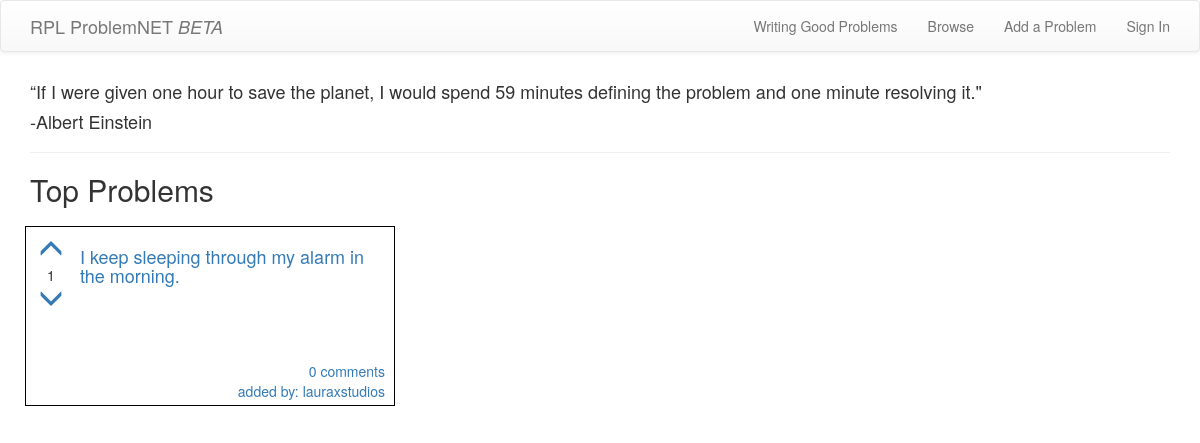
Before: / with the older database file.
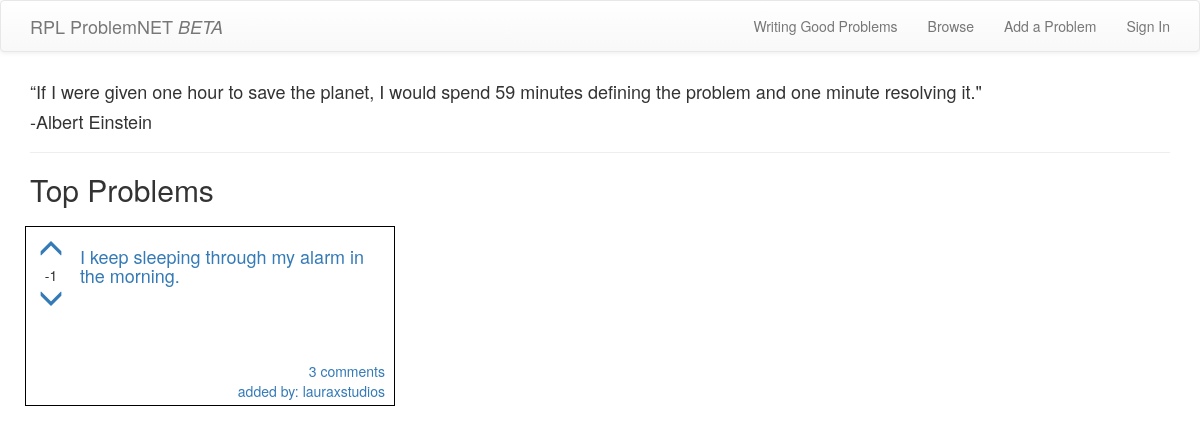
After: the same page with the newer database file.
### problems/models.py (models this page shows, shortened)
class Problem(models.Model):
    author = models.ForeignKey(User)
    anonymous_author = models.BooleanField(default=False)
    root_problem = models.ForeignKey('self', related_name='sub_problems', null=True)
    why_requests = models.ManyToManyField(User, related_name='problem_why_requests')
    text = models.TextField()
    create_date = models.DateTimeField(default=timezone.now)
    published_date = models.DateTimeField(blank=True, null=True)
    upvotes = models.ManyToManyField(User, related_name='upvotes')
    downvotes = models.ManyToManyField(User, related_name='downvotes')
    def total_votes(self):
        return self.upvotes.count() - self.downvotes.count()

### problems/views.py (the view)
# urls.py: url(r'^$', views.index_topsix, name='home'),
def index_topsix(request):
    problems = models.Problem.objects.all()
    x = []
    for problem in problems:
        x.append((problem, problem.total_votes()))
    x = sorted(x, key=itemgetter(1), reverse=True)
    if len(x) >=9:
        x = x[:9]
    else:
        pass
    problems=x
    return render(request,'sitewide/index.html',{'problems':problems})

### templates/sitewide/index.html
{% extends "sitewide/base.html" %}
{% block content %}
  <h4>“If I were given one hour to save the planet, I would spend 59 minutes defining the problem and one minute resolving it."</h4>
  <h4>-Albert Einstein</h4>
  <hr>
  <h2>Top Problems</h2>
  <div class="row">
  {% for problem in problems %}
    <div class="col-lg-4 col-md-4 col-sm-6 box index_problemdiv">
        <div class="index_problemborder">
          <div class="list_upvotediv">
            <a class = "{% if user in problem.0.upvotes.all %}voted{%endif%}" {% if user.is_authenticated %} href="{% url 'problems:indexupvote' pk=problem.0.pk %}" {% else %} href="{% url "users:login" %}" {% endif %}>
              <div class="sub_upvotediv">
                  <span class="glyphicon glyphicon-menu-up ticker"></span>
              </div>
            </a>
            <div class="sub_upvotediv">
              <span>{{problem.0.total_votes}}</span>
            </div>
            <a class = "{% if user in problem.0.downvotes.all %}voted{%endif%}" {% if user.is_authenticated %} href="{% url 'problems:indexdownvote' pk=problem.0.pk %}" {% else %} href="{% url "users:login" %}" {% endif %}>
              <div class="sub_upvotediv">
                <span class="glyphicon glyphicon-menu-down ticker"></span>
              </div>
            </a>
          </div>
          <a href="{% url 'problems:problem_detail' pk=problem.0.pk %}">
            <div class="index_problemdescription">
              <h4>{{problem.0.text}}</h4>
              <div class="index_problemauthor">
                {{problem.0.comments.count}} comments
                <br>
                added by: {% if problem.0.anonymous_author %}anonymous{% else %}{{problem.0.author}}{%endif%}
              </div>
            </div>
          </a>
        </div>
    </div>
  {% endfor %}
  </div>
{% endblock %}

Changed rows visible on the page:
removed Problem: id "1", text "I keep sleeping through my alarm in the morning.", id "0", author.username "lauraxstudios"
added Problem: id "-1", text "I keep sleeping through my alarm in the morning.", id "3", author.username "lauraxstudios"
